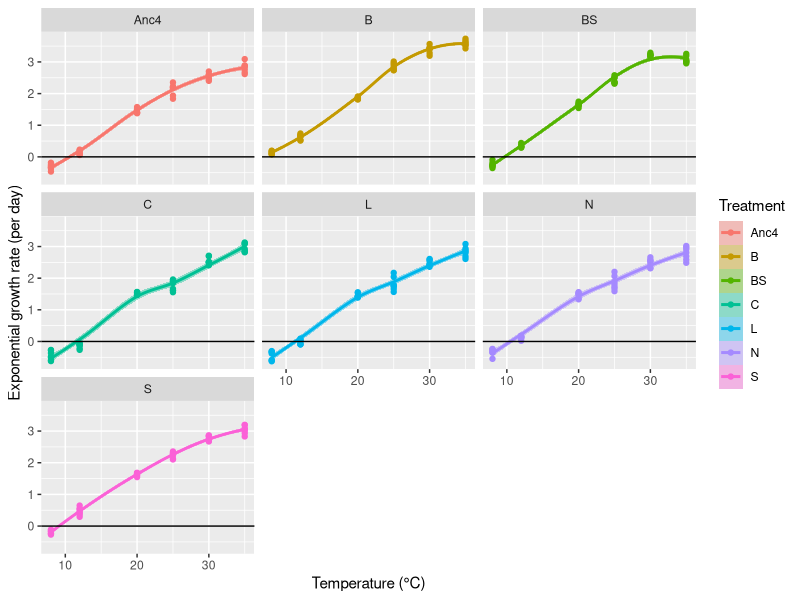
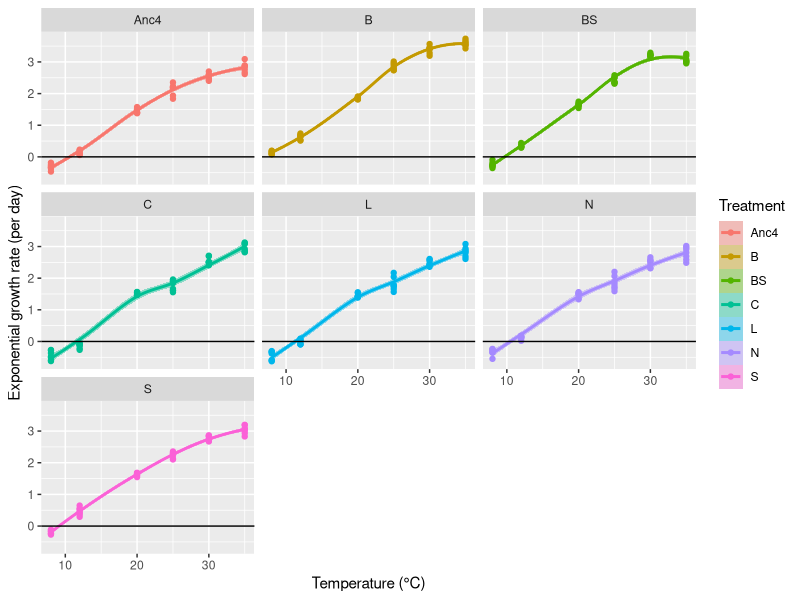
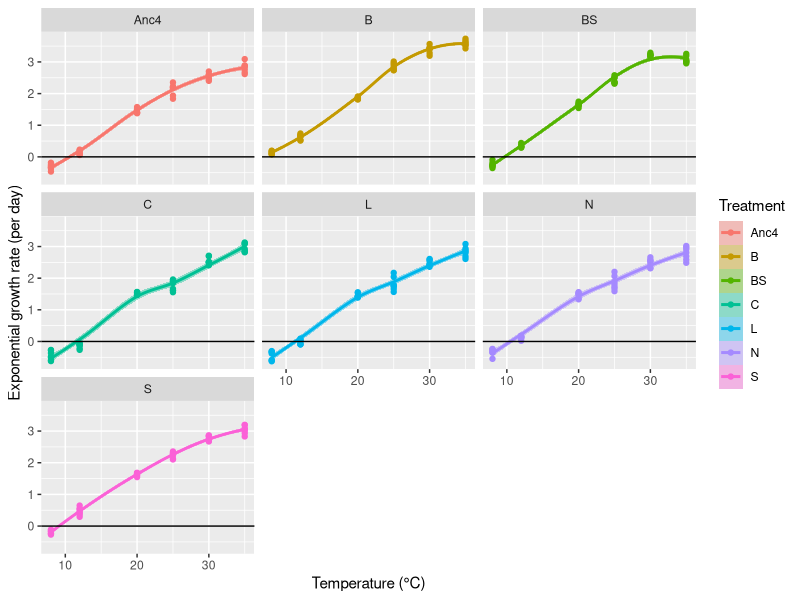

These charts were generated, in order, by the following R code:
### Fitting exponential growth
library(lubridate)
library(broom)
library(tidyverse)


exp_days <- read_csv("data-processed/exponential_repeats_RFU_anc4.csv")
exp_cells <- read_csv("data-processed/all_temps_cells_RFU.csv")

cell_days_c <- exp_days %>% 
	mutate(start_time = min(date_time)) %>% 
	mutate(days = interval(start_time, date_time)/ddays(1))

cell_key <- cell_days_c %>% 
	select(temperature, Treatment, population_id, unique_id, Ancestor_ID) %>% 
	distinct(population_id, .keep_all = TRUE)


exp_days %>% 
	group_by(population_id) %>% 
	summarise(min_RFU = min(RFU)) %>%
	ungroup() %>% 
	summarise_each(funs(min, max, mean), min_RFU) %>% View


growth_rates <- cell_days_c %>% 
group_by(population_id) %>% 
	do(tidy(nls(RFU ~ 8 * exp(r*days),
				data= .,  start=list(r=0.01),
				control = nls.control(maxiter=100, minFactor=1/204800000)))) %>% 
	ungroup() 

growth2 <- left_join(growth_rates, cell_key, by = "population_id")

growth2 %>% 
	filter(!Treatment %in% c("COMBO", "P")) %>% 
	# filter(temperature > 10) %>% 
	ggplot(aes(x = temperature, y = estimate, color = Treatment, group = Treatment, fill = Treatment)) + geom_point() +
	ylab("Exponential growth rate (per day)") + xlab("Temperature (°C)") + geom_smooth() +
	geom_hline(yintercept = 0) +
	facet_wrap( ~ Treatment)
ggsave("figures/anc4-TPC.pdf", width = 6, height = 4)
ggsave("figures/anc4-TPC-together.pdf", width = 6, height = 4)


